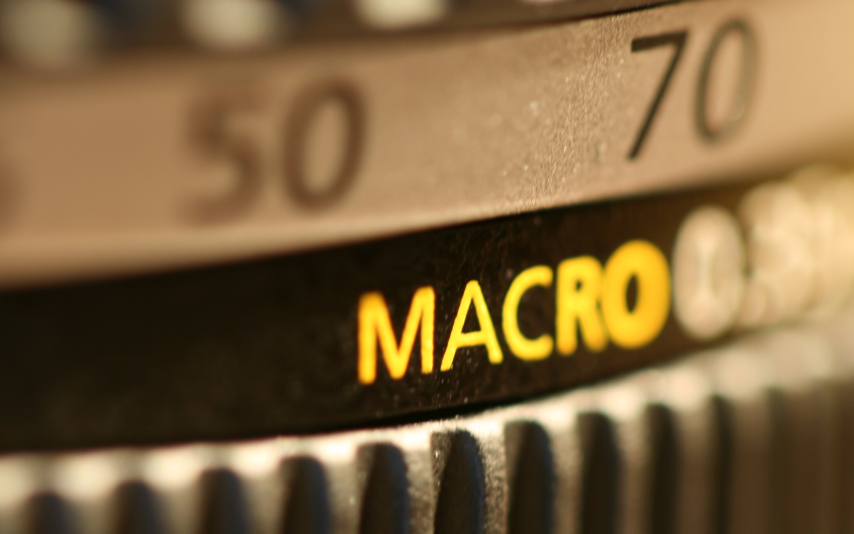
#> input picture wallpaper.jpg, 2560 x 1600 px (shown at 1/3 size)
$ python get_color.py   (older library calls are emulated)
#> lines starting #> are read from the running program, lines starting #| are printed output that depends on the picture
#!/usr/bin/python3
#
from PIL import Image
import os
import sys
import fileinput
#
filename = "wallpaper.jpg"; ## Open image
image = Image.open( filename );
#> image is the input picture: PIL image 2560x1600 RGB; mean R, G, B 126.4, 100.6, 63.4
width, height = image.size ## Get image size
#> width = 2560; height = 1600
# Get 10% of bottom image
num = height * 0.10
#> num = 160
num2 = round(num)
#> num2 = 160
num3 = height - num2
#> num3 = 1440
dock = int(num3)
#> dock = 1440
#
cropped_image = image.crop( ( 0, dock, width, height ) ); ## Cut the image
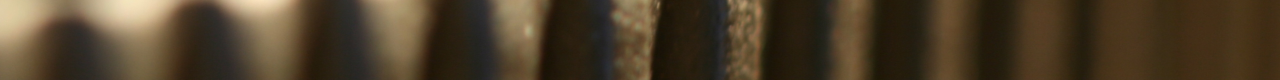
#> cropped_image: PIL image 2560x160 RGB (shown at 1/2 size); mean R, G, B 77.6, 62.8, 41.9
img2 = cropped_image.resize((1, 1),Image.ANTIALIAS) ## Resize to 1x1, same as average
color = img2.getpixel((0, 0)) ## Get the color
#> color = (76, 61, 41)
color2=('{};;{};;{};;235'.format(*color)) ## Format the color to replace inside 'dock.theme'
#> color2 = '76;;61;;41;;235'
#Here starts the replacement part of the code ;)
#> (the run stopped early here; a loop or call above may not have finished)
